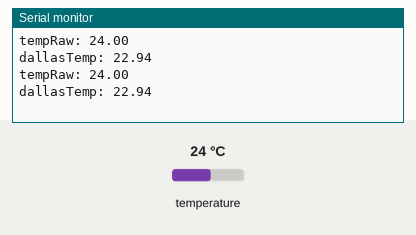
Recording of a sketch running on a simulated Arduino Uno, built with avr-gcc and run on an emulated ATmega328P. On the bench: the last lines printed to the serial monitor. The inputs (shaded band) are chosen by the test bench; at power-on: temperature 24 °C.

Above: at 3.3 s.
3.4 s: temperature set to 12 °C
At 5.0 s:
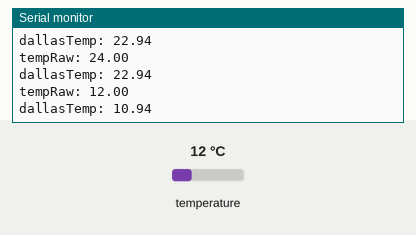
5.9 s: temperature set to 19 °C
At 7.4 s:
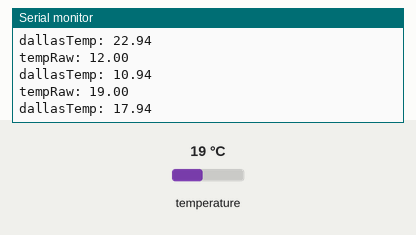
Timing chart, 0 to 8.9 s (numbered marks = the images above; inputs shaded):
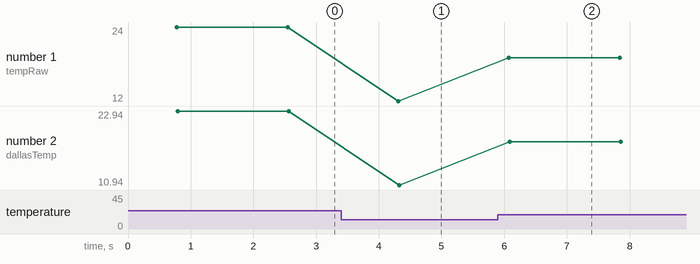

The sketch:

temp_1wire.ino
```cpp
//set analog pin
#include <DallasTemperature.h>

//The One Wire bus is on D6
#define ONE_WIRE_BUS 6
// Link to One Wire
OneWire oneWire(ONE_WIRE_BUS);
// Link temp sensor to One Wire bus
DallasTemperature dallasTemp(&oneWire);

//Let's pretend it was calibrated; Temp reading at 0C
#define T0 1.06

void setup() {
  // Initialize the dallas temp sensor
  dallasTemp.begin();
  Serial.begin(9600);
}

void loop() {

  // Get the dallas temperature data
  dallasTemp.requestTemperatures();
  float tempRaw= dallasTemp.getTempCByIndex(0);
  Serial.print("tempRaw: "); Serial.println(tempRaw,2);

  float tempCorr = tempRaw - T0; //single point calibration correction
  Serial.print("dallasTemp: "); Serial.println(tempCorr,2);
  delay(1000);


}
```

Measured:
- after the input at 3.4 s, the serial monitor: prints a new line after 0.91 s (image 1)
- after the input at 5.9 s, the serial monitor: prints a new line after 0.17 s (image 2)
- plotted number 1: 24 → 12 after the input at 3.4 s, 12 → 19 after the input at 5.9 s
- plotted number 2: 22.94 → 10.94 after the input at 3.4 s, 10.94 → 17.94 after the input at 5.9 s
